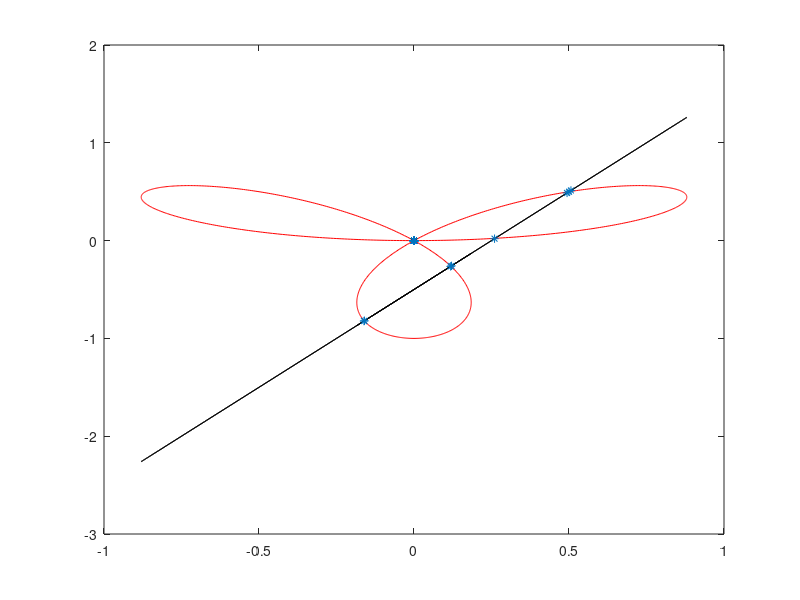

Recreate this plot in MATLAB.
clc;
clear all;
close all;

t=0:0.001*pi:pi;
x2=sin(3.*t).*cos(t);
y2=sin(3.*t).*sin(t);
y1=2*x2-0.5;

plot(x2,y1,'k');
hold on;
plot(x2,y2,'r');
hold on;

% r0=find(abs(y2-y1)<=0.0068);
r0=abs(y2-y1)<=0.01;
xx=r0.*x2;
yy=r0.*y1;
plot(xx,yy,'*');

